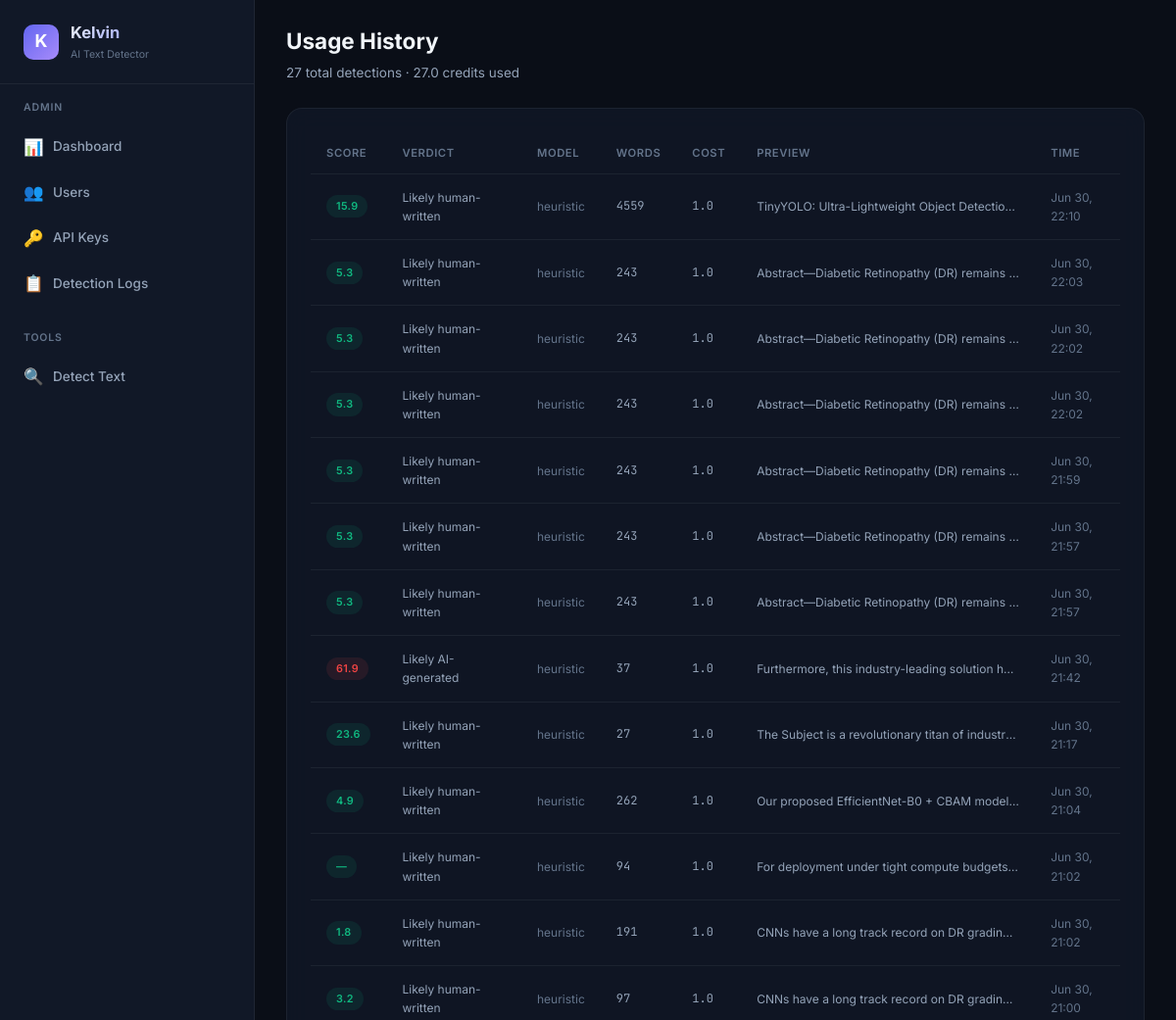
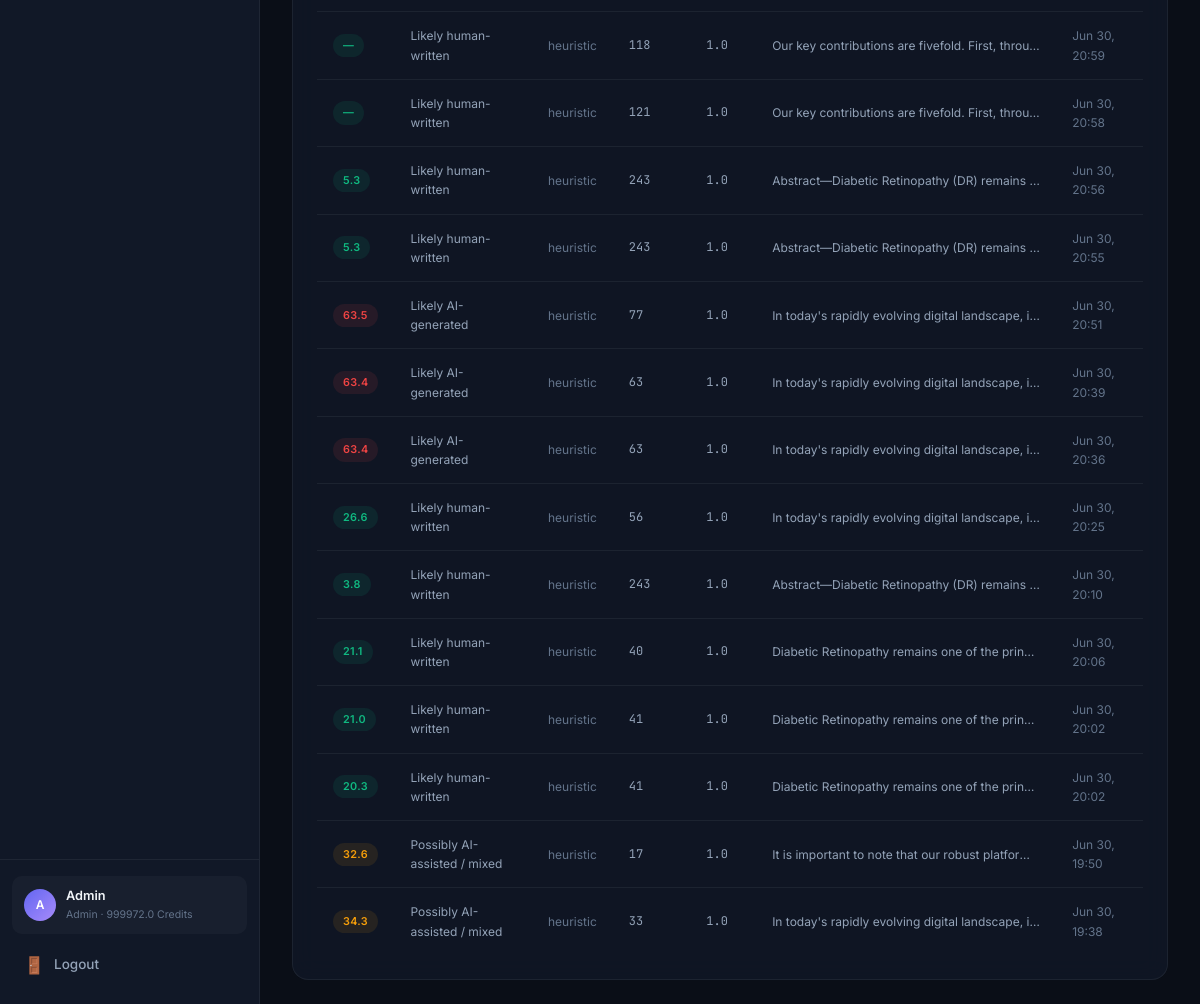
Page /dashboard/usage (signed in) on the committed database (2 pictures, top to bottom).
### database.py (models this page shows, shortened)
class User(Base):
    __tablename__ = "users"
    id = Column(Integer, primary_key=True, autoincrement=True)
    email = Column(String(255), unique=True, nullable=False, index=True)
    password_hash = Column(String(255), nullable=False)
    display_name = Column(String(100), nullable=False)
    role = Column(String(20), nullable=False, default="user")  # "admin" or "user"
    balance = Column(Float, nullable=False, default=100.0)
    is_active = Column(Boolean, nullable=False, default=True)
    created_at = Column(DateTime, nullable=False, default=datetime.utcnow)
    api_keys = relationship("APIKeyRecord", back_populates="user", lazy="dynamic")
    detection_logs = relationship("DetectionLog", back_populates="user", lazy="dynamic")
    transactions = relationship("BalanceTransaction", back_populates="user", lazy="dynamic")

class DetectionLog(Base):
    __tablename__ = "detection_logs"
    id = Column(Integer, primary_key=True, autoincrement=True)
    user_id = Column(Integer, ForeignKey("users.id"), nullable=False, index=True)
    api_key_id = Column(Integer, ForeignKey("api_keys.id"), nullable=True)
    input_text = Column(Text, nullable=False)
    output_json = Column(Text, nullable=False)  # JSON string
    score = Column(Float, nullable=True)
    verdict = Column(String(50), nullable=True)
    model_used = Column(String(30), nullable=True)
    cost = Column(Float, nullable=False, default=1.0)
    word_count = Column(Integer, nullable=True)
    ip_address = Column(String(45), nullable=True)
    created_at = Column(DateTime, nullable=False, default=datetime.utcnow)
    user = relationship("User", back_populates="detection_logs")
    api_key = relationship("APIKeyRecord", back_populates="detection_logs")
    __table_args__ = (
        Index("idx_logs_user_created", "user_id", "created_at"),
    )

### detect-ai.py (the view)
@app.get("/dashboard/usage", response_class=HTMLResponse)
async def user_usage_page(request: Request, db: Session = Depends(get_db_session)):
    user = _require_web_user(request, db)
    logs = db.query(DetectionLog).filter(DetectionLog.user_id == user.id).order_by(desc(DetectionLog.created_at)).limit(100).all()
    total = db.query(func.count(DetectionLog.id)).filter(DetectionLog.user_id == user.id).scalar()
    total_cost = db.query(func.sum(DetectionLog.cost)).filter(DetectionLog.user_id == user.id).scalar() or 0
    return _render(request, db, "user/usage.html", logs=logs, total=total, total_cost=total_cost)

### templates/user/usage.html (shortened to what this page needs)
{% extends "base.html" %}
{% set active_page = 'user-usage' %}
{% block page_header %}
<div class="page-header">
    <h2>Usage History</h2>
    <p>{{ total }} total detections · {{ total_cost | round(1) }} credits used</p>
</div>
{% endblock %}
{% block content %}
<div class="card">
    {% if logs %}
    <div class="table-container">
        <table>
            <thead>
                <tr>
                    <th>Score</th>
                    <th>Verdict</th>
                    <th>Model</th>
                    <th>Words</th>
                    <th>Cost</th>
                    <th>Preview</th>
                    <th>Time</th>
                </tr>
            </thead>
            <tbody>
                {% for log in logs %}
                <tr>
                    <td>
                        <span class="badge {% if log.score and log.score >= 60 %}badge-red{% elif log.score and log.score >= 30 %}badge-yellow{% else %}badge-green{% endif %}">
                            {{ log.score | round(1) if log.score else '—' }}
                        </span>
                    </td>
                    <td class="text-sm">{{ log.verdict or '—' }}</td>
                    <td class="text-sm text-muted">{{ log.model_used or '—' }}</td>
                    <td class="text-mono text-sm">{{ log.word_count or '—' }}</td>
                    <td class="text-mono text-sm">{{ log.cost }}</td>
                    <td class="truncate text-sm">{{ log.input_text[:80] }}{% if log.input_text|length > 80 %}...{% endif %}</td>
                    <td class="text-sm text-muted">{{ log.created_at.strftime('%b %d, %H:%M') if log.created_at else '—' }}</td>
                </tr>
                {% endfor %}
            </tbody>
        </table>
    </div>
    {% else %}
    <div class="empty-state">
        <div class="empty-icon">📈</div>
        <h3>No usage yet</h3>
        <p>Your detection history will appear here.</p>
    </div>
    {% endif %}
</div>
{% endblock %}

### templates/base.html (shortened to what this page needs)
<!DOCTYPE html>
<html lang="en">
<head>
    <link rel="stylesheet" href="/static/css/style.css?v=6">
</head>
<body>
    {% block body %}
    <div class="app-layout">
        <aside class="sidebar">
            <div class="sidebar-brand">
                <div class="brand-icon">K</div>
                <div>
                    <h1>Kelvin</h1>
                    <div class="brand-version">AI Text Detector</div>
                </div>
            </div>
            <nav class="sidebar-nav">
                {% if user and user.role == 'admin' %}
                <div class="nav-section">
                    <div class="nav-section-title">Admin</div>
                    <a href="/admin/dashboard" class="nav-link {% if active_page == 'admin-dashboard' %}active{% endif %}">
                        <span class="nav-icon">📊</span> Dashboard
                    </a>
                    <a href="/admin/users" class="nav-link {% if active_page == 'admin-users' %}active{% endif %}">
                        <span class="nav-icon">👥</span> Users
                    </a>
                    <a href="/admin/keys" class="nav-link {% if active_page == 'admin-keys' %}active{% endif %}">
                        <span class="nav-icon">🔑</span> API Keys
                    </a>
                    <a href="/admin/logs" class="nav-link {% if active_page == 'admin-logs' %}active{% endif %}">
                        <span class="nav-icon">📋</span> Detection Logs
                    </a>
                </div>
                <div class="nav-section">
                    <div class="nav-section-title">Tools</div>
                    <a href="/dashboard/detect" class="nav-link {% if active_page == 'detect' %}active{% endif %}">
                        <span class="nav-icon">🔍</span> Detect Text
                    </a>
                </div>
                {% endif %}
            </nav>
            {% if user %}
            <div class="sidebar-footer">
                <div class="sidebar-user">
                    <div class="user-avatar">{{ user.display_name[0] | upper }}</div>
                    <div class="user-info">
                        <div class="user-name">{{ user.display_name }}</div>
                        <div class="user-role">{{ user.role }} · {{ user.balance | round(1) }} credits</div>
                    </div>
                </div>
                <a href="/logout" class="nav-link" style="margin-top: 8px;">
                    <span class="nav-icon">🚪</span> Logout
                </a>
            </div>
            {% endif %}
        </aside>
        <main class="main-content">
            {% block page_header %}{% endblock %}
            <div class="page-body">
                {% block content %}{% endblock %}
            </div>
        </main>
    </div>
    {% endblock %}
</body>
</html>

### rows in the picture
User: display_name "A", display_name "Admin", role "Admin", balance "999972.0"
DetectionLog: score "15.9", verdict "Likely human-written", model_used "heuristic", word_count "4559", cost "1.0", input_text "TinyYOLO: Ultra-Lightweight Object Detectio…", created_at "Jun 30, 22:10"
DetectionLog: score "5.3", verdict "Likely human-written", model_used "heuristic", word_count "243", cost "1.0", input_text "Abstract—Diabetic Retinopathy (DR) remains…", created_at "Jun 30, 22:03"
DetectionLog: score "5.3", verdict "Likely human-written", model_used "heuristic", word_count "243", cost "1.0", input_text "Abstract—Diabetic Retinopathy (DR) remains…", created_at "Jun 30, 22:02"
DetectionLog: score "5.3", verdict "Likely human-written", model_used "heuristic", word_count "243", cost "1.0", input_text "Abstract—Diabetic Retinopathy (DR) remains…", created_at "Jun 30, 22:02"
DetectionLog: score "5.3", verdict "Likely human-written", model_used "heuristic", word_count "243", cost "1.0", input_text "Abstract—Diabetic Retinopathy (DR) remains…", created_at "Jun 30, 21:59"
DetectionLog: score "5.3", verdict "Likely human-written", model_used "heuristic", word_count "243", cost "1.0", input_text "Abstract—Diabetic Retinopathy (DR) remains…", created_at "Jun 30, 21:57"
DetectionLog: score "5.3", verdict "Likely human-written", model_used "heuristic", word_count "243", cost "1.0", input_text "Abstract—Diabetic Retinopathy (DR) remains…", created_at "Jun 30, 21:57"
DetectionLog: score "61.9", verdict "Likely AI-generated", model_used "heuristic", word_count "37", cost "1.0", input_text "Furthermore, this industry-leading solution h…", created_at "Jun 30, 21:42"
DetectionLog: score "23.6", verdict "Likely human-written", model_used "heuristic", word_count "27", cost "1.0", input_text "The Subject is a revolutionary titan of industr…", created_at "Jun 30, 21:17"
DetectionLog: score "4.9", verdict "Likely human-written", model_used "heuristic", word_count "262", cost "1.0", input_text "Our proposed EfficientNet-B0 + CBAM model…", created_at "Jun 30, 21:04"
DetectionLog: score "—", verdict "Likely human-written", model_used "heuristic", word_count "94", cost "1.0", input_text "For deployment under tight compute budgets…", created_at "Jun 30, 21:02"
DetectionLog: score "1.8", verdict "Likely human-written", model_used "heuristic", word_count "191", cost "1.0", input_text "CNNs have a long track record on DR gradin…", created_at "Jun 30, 21:02"
DetectionLog: score "3.2", verdict "Likely human-written", model_used "heuristic", word_count "97", cost "1.0", input_text "CNNs have a long track record on DR gradin…", created_at "Jun 30, 21:00"
DetectionLog: score "—", verdict "Likely human-written", model_used "heuristic", word_count "118", cost "1.0", input_text "Our key contributions are fivefold. First, throu…", created_at "Jun 30, 20:59"
DetectionLog: score "—", verdict "Likely human-written", model_used "heuristic", word_count "121", cost "1.0", input_text "Our key contributions are fivefold. First, throu…", created_at "Jun 30, 20:58"
DetectionLog: score "5.3", verdict "Likely human-written", model_used "heuristic", word_count "243", cost "1.0", input_text "Abstract—Diabetic Retinopathy (DR) remains…", created_at "Jun 30, 20:56"
DetectionLog: score "5.3", verdict "Likely human-written", model_used "heuristic", word_count "243", cost "1.0", input_text "Abstract—Diabetic Retinopathy (DR) remains…", created_at "Jun 30, 20:55"
DetectionLog: score "63.5", verdict "Likely AI-generated", model_used "heuristic", word_count "77", cost "1.0", input_text "In today's rapidly evolving digital landscape, i…", created_at "Jun 30, 20:51"
DetectionLog: score "63.4", verdict "Likely AI-generated", model_used "heuristic", word_count "63", cost "1.0", input_text "In today's rapidly evolving digital landscape, i…", created_at "Jun 30, 20:39"
DetectionLog: score "63.4", verdict "Likely AI-generated", model_used "heuristic", word_count "63", cost "1.0", input_text "In today's rapidly evolving digital landscape, i…", created_at "Jun 30, 20:36"
DetectionLog: score "26.6", verdict "Likely human-written", model_used "heuristic", word_count "56", cost "1.0", input_text "In today's rapidly evolving digital landscape, i…", created_at "Jun 30, 20:25"
DetectionLog: score "3.8", verdict "Likely human-written", model_used "heuristic", word_count "243", cost "1.0", input_text "Abstract—Diabetic Retinopathy (DR) remains…", created_at "Jun 30, 20:10"
DetectionLog: score "21.1", verdict "Likely human-written", model_used "heuristic", word_count "40", cost "1.0", input_text "Diabetic Retinopathy remains one of the prin…", created_at "Jun 30, 20:06"
DetectionLog: score "21.0", verdict "Likely human-written", model_used "heuristic", word_count "41", cost "1.0", input_text "Diabetic Retinopathy remains one of the prin…", created_at "Jun 30, 20:02"
DetectionLog: score "20.3", verdict "Likely human-written", model_used "heuristic", word_count "41", cost "1.0", input_text "Diabetic Retinopathy remains one of the prin…", created_at "Jun 30, 20:02"
DetectionLog: score "32.6", verdict "Possibly AI-assisted / mixed", model_used "heuristic", word_count "17", cost "1.0", input_text "It is important to note that our robust platfor…", created_at "Jun 30, 19:50"
DetectionLog: score "34.3", verdict "Possibly AI-assisted / mixed", model_used "heuristic", word_count "33", cost "1.0", input_text "In today's rapidly evolving digital landscape, i…", created_at "Jun 30, 19:38"

### other values in the picture
{{ total }} "27"
{{ total_cost | round(1) }} "27.0"
